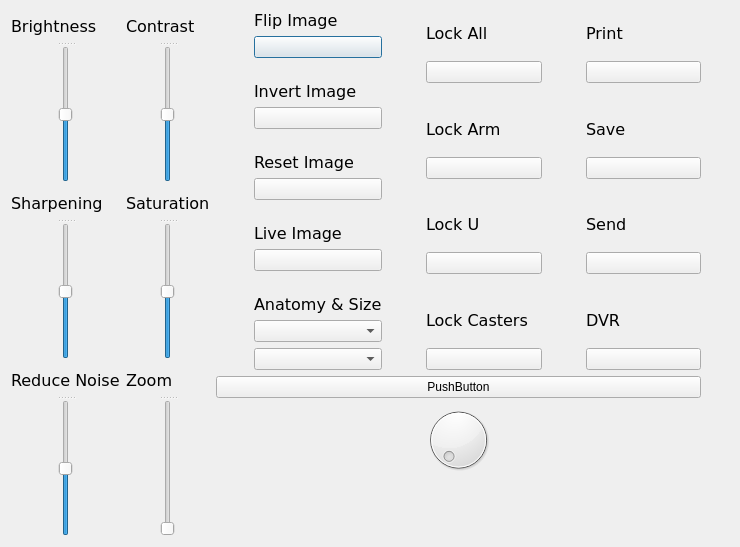
<?xml version="1.0" encoding="UTF-8"?>
<ui version="4.0">
 <class>imagingSettings</class>
 <widget class="QDialog" name="imagingSettings">
  <property name="geometry">
   <rect>
    <x>0</x>
    <y>0</y>
    <width>740</width>
    <height>547</height>
   </rect>
  </property>
  <property name="windowTitle">
   <string>Dialog</string>
  </property>
  <layout class="QFormLayout" name="formLayout">
   <item row="0" column="0">
    <layout class="QGridLayout" name="gridLayout">
     <item row="2" column="1">
      <widget class="QSplitter" name="splitter_6">
       <property name="orientation">
        <enum>Qt::Vertical</enum>
       </property>
       <widget class="QLabel" name="label_8">
        <property name="font">
         <font>
          <family>Verdana</family>
          <pointsize>12</pointsize>
         </font>
        </property>
        <property name="text">
         <string>Zoom</string>
        </property>
       </widget>
       <widget class="QSlider" name="verticalSlider_zoom">
        <property name="orientation">
         <enum>Qt::Vertical</enum>
        </property>
       </widget>
      </widget>
     </item>
     <item row="2" column="0">
      <widget class="QSplitter" name="splitter_5">
       <property name="orientation">
        <enum>Qt::Vertical</enum>
       </property>
       <widget class="QLabel" name="label_5">
        <property name="font">
         <font>
          <family>Verdana</family>
          <pointsize>12</pointsize>
         </font>
        </property>
        <property name="text">
         <string>Reduce Noise</string>
        </property>
       </widget>
       <widget class="QSlider" name="verticalSlider_denoise">
        <property name="minimum">
         <number>-10</number>
        </property>
        <property name="maximum">
         <number>10</number>
        </property>
        <property name="singleStep">
         <number>2</number>
        </property>
        <property name="pageStep">
         <number>0</number>
        </property>
        <property name="orientation">
         <enum>Qt::Vertical</enum>
        </property>
       </widget>
      </widget>
     </item>
     <item row="1" column="1">
      <widget class="QSplitter" name="splitter_4">
       <property name="orientation">
        <enum>Qt::Vertical</enum>
       </property>
       <widget class="QLabel" name="label_7">
        <property name="font">
         <font>
          <family>Verdana</family>
          <pointsize>12</pointsize>
         </font>
        </property>
        <property name="text">
         <string>Saturation</string>
        </property>
       </widget>
       <widget class="QSlider" name="verticalSlider_saturation">
        <property name="minimum">
         <number>-10</number>
        </property>
        <property name="maximum">
         <number>10</number>
        </property>
        <property name="singleStep">
         <number>2</number>
        </property>
        <property name="pageStep">
         <number>0</number>
        </property>
        <property name="orientation">
         <enum>Qt::Vertical</enum>
        </property>
       </widget>
      </widget>
     </item>
     <item row="0" column="0">
      <widget class="QSplitter" name="splitter_2">
       <property name="orientation">
        <enum>Qt::Vertical</enum>
       </property>
       <widget class="QLabel" name="label">
        <property name="font">
         <font>
          <family>Verdana</family>
          <pointsize>12</pointsize>
         </font>
        </property>
        <property name="text">
         <string>Brightness</string>
        </property>
       </widget>
       <widget class="QSlider" name="verticalSlider_brightness">
        <property name="minimum">
         <number>-10</number>
        </property>
        <property name="maximum">
         <number>10</number>
        </property>
        <property name="singleStep">
         <number>2</number>
        </property>
        <property name="pageStep">
         <number>0</number>
        </property>
        <property name="orientation">
         <enum>Qt::Vertical</enum>
        </property>
       </widget>
      </widget>
     </item>
     <item row="1" column="0">
      <widget class="QSplitter" name="splitter_3">
       <property name="orientation">
        <enum>Qt::Vertical</enum>
       </property>
       <widget class="QLabel" name="label_4">
        <property name="font">
         <font>
          <family>Verdana</family>
          <pointsize>12</pointsize>
         </font>
        </property>
        <property name="text">
         <string>Sharpening</string>
        </property>
       </widget>
       <widget class="QSlider" name="verticalSlider_sharpening">
        <property name="minimum">
         <number>-10</number>
        </property>
        <property name="maximum">
         <number>10</number>
        </property>
        <property name="singleStep">
         <number>2</number>
        </property>
        <property name="pageStep">
         <number>0</number>
        </property>
        <property name="orientation">
         <enum>Qt::Vertical</enum>
        </property>
       </widget>
      </widget>
     </item>
     <item row="0" column="1">
      <widget class="QSplitter" name="splitter">
       <property name="orientation">
        <enum>Qt::Vertical</enum>
       </property>
       <widget class="QLabel" name="label_6">
        <property name="font">
         <font>
          <family>Verdana</family>
          <pointsize>12</pointsize>
         </font>
        </property>
        <property name="text">
         <string>Contrast</string>
        </property>
       </widget>
       <widget class="QSlider" name="verticalSlider_contrast">
        <property name="minimum">
         <number>-10</number>
        </property>
        <property name="maximum">
         <number>10</number>
        </property>
        <property name="singleStep">
         <number>2</number>
        </property>
        <property name="pageStep">
         <number>0</number>
        </property>
        <property name="orientation">
         <enum>Qt::Vertical</enum>
        </property>
       </widget>
      </widget>
     </item>
    </layout>
   </item>
   <item row="0" column="1">
    <layout class="QHBoxLayout" name="horizontalLayout_2">
     <item>
      <layout class="QVBoxLayout" name="verticalLayout_15">
       <item>
        <layout class="QHBoxLayout" name="horizontalLayout">
         <item>
          <spacer name="horizontalSpacer">
           <property name="orientation">
            <enum>Qt::Horizontal</enum>
           </property>
           <property name="sizeType">
            <enum>QSizePolicy::Fixed</enum>
           </property>
           <property name="sizeHint" stdset="0">
            <size>
             <width>38</width>
             <height>20</height>
            </size>
           </property>
          </spacer>
         </item>
         <item>
          <layout class="QVBoxLayout" name="verticalLayout_14">
           <item>
            <layout class="QVBoxLayout" name="verticalLayout">
             <item>
              <widget class="QLabel" name="label_10">
               <property name="font">
                <font>
                 <family>Verdana</family>
                 <pointsize>12</pointsize>
                </font>
               </property>
               <property name="text">
                <string>Flip Image</string>
               </property>
              </widget>
             </item>
             <item>
              <widget class="QPushButton" name="pushButton_flipimage">
               <property name="text">
                <string/>
               </property>
              </widget>
             </item>
            </layout>
           </item>
           <item>
            <spacer name="verticalSpacer">
             <property name="orientation">
              <enum>Qt::Vertical</enum>
             </property>
             <property name="sizeType">
              <enum>QSizePolicy::Fixed</enum>
             </property>
             <property name="sizeHint" stdset="0">
              <size>
               <width>20</width>
               <height>18</height>
              </size>
             </property>
            </spacer>
           </item>
           <item>
            <layout class="QVBoxLayout" name="verticalLayout_2">
             <item>
              <widget class="QLabel" name="label_11">
               <property name="font">
                <font>
                 <family>Verdana</family>
                 <pointsize>12</pointsize>
                </font>
               </property>
               <property name="text">
                <string>Invert Image</string>
               </property>
              </widget>
             </item>
             <item>
              <widget class="QPushButton" name="pushButton_2_invertimage">
               <property name="text">
                <string/>
               </property>
              </widget>
             </item>
            </layout>
           </item>
           <item>
            <spacer name="verticalSpacer_2">
             <property name="orientation">
              <enum>Qt::Vertical</enum>
             </property>
             <property name="sizeType">
              <enum>QSizePolicy::Fixed</enum>
             </property>
             <property name="sizeHint" stdset="0">
              <size>
               <width>20</width>
               <height>18</height>
              </size>
             </property>
            </spacer>
           </item>
           <item>
            <layout class="QVBoxLayout" name="verticalLayout_3">
             <item>
              <widget class="QLabel" name="label_12">
               <property name="font">
                <font>
                 <family>Verdana</family>
                 <pointsize>12</pointsize>
                </font>
               </property>
               <property name="text">
                <string>Reset Image</string>
               </property>
              </widget>
             </item>
             <item>
              <widget class="QPushButton" name="pushButton_3_resetimage">
               <property name="text">
                <string/>
               </property>
              </widget>
             </item>
            </layout>
           </item>
           <item>
            <spacer name="verticalSpacer_3">
             <property name="orientation">
              <enum>Qt::Vertical</enum>
             </property>
             <property name="sizeType">
              <enum>QSizePolicy::Fixed</enum>
             </property>
             <property name="sizeHint" stdset="0">
              <size>
               <width>20</width>
               <height>18</height>
              </size>
             </property>
            </spacer>
           </item>
           <item>
            <layout class="QVBoxLayout" name="verticalLayout_4">
             <item>
              <widget class="QLabel" name="label_13">
               <property name="font">
                <font>
                 <family>Verdana</family>
                 <pointsize>12</pointsize>
                </font>
               </property>
               <property name="text">
                <string>Live Image</string>
               </property>
              </widget>
             </item>
             <item>
              <widget class="QPushButton" name="pushButton_4_liveimage">
               <property name="text">
                <string/>
               </property>
              </widget>
             </item>
            </layout>
           </item>
           <item>
            <spacer name="verticalSpacer_4">
             <property name="orientation">
              <enum>Qt::Vertical</enum>
             </property>
             <property name="sizeType">
              <enum>QSizePolicy::Fixed</enum>
             </property>
             <property name="sizeHint" stdset="0">
              <size>
               <width>20</width>
               <height>18</height>
              </size>
             </property>
            </spacer>
           </item>
           <item>
            <layout class="QVBoxLayout" name="verticalLayout_5">
             <item>
              <widget class="QLabel" name="label_9">
               <property name="font">
                <font>
                 <family>Verdana</family>
                 <pointsize>12</pointsize>
                </font>
               </property>
               <property name="text">
                <string>Anatomy &amp; Size</string>
               </property>
              </widget>
             </item>
             <item>
              <widget class="QComboBox" name="comboBox_2_anatomy"/>
             </item>
             <item>
              <widget class="QComboBox" name="comboBox_size"/>
             </item>
            </layout>
           </item>
          </layout>
         </item>
         <item>
          <spacer name="horizontalSpacer_2">
           <property name="orientation">
            <enum>Qt::Horizontal</enum>
           </property>
           <property name="sizeType">
            <enum>QSizePolicy::Fixed</enum>
           </property>
           <property name="sizeHint" stdset="0">
            <size>
             <width>38</width>
             <height>20</height>
            </size>
           </property>
          </spacer>
         </item>
         <item>
          <layout class="QVBoxLayout" name="verticalLayout_17">
           <item>
            <layout class="QVBoxLayout" name="verticalLayout_6">
             <item>
              <widget class="QLabel" name="label_14">
               <property name="font">
                <font>
                 <family>Verdana</family>
                 <pointsize>12</pointsize>
                </font>
               </property>
               <property name="text">
                <string>Lock All</string>
               </property>
              </widget>
             </item>
             <item>
              <widget class="QPushButton" name="pushButton_5_lockall">
               <property name="text">
                <string/>
               </property>
              </widget>
             </item>
            </layout>
           </item>
           <item>
            <spacer name="verticalSpacer_5">
             <property name="orientation">
              <enum>Qt::Vertical</enum>
             </property>
             <property name="sizeType">
              <enum>QSizePolicy::Fixed</enum>
             </property>
             <property name="sizeHint" stdset="0">
              <size>
               <width>20</width>
               <height>18</height>
              </size>
             </property>
            </spacer>
           </item>
           <item>
            <layout class="QVBoxLayout" name="verticalLayout_7">
             <item>
              <widget class="QLabel" name="label_15">
               <property name="font">
                <font>
                 <family>Verdana</family>
                 <pointsize>12</pointsize>
                </font>
               </property>
               <property name="lineWidth">
                <number>1</number>
               </property>
               <property name="text">
                <string>Lock Arm</string>
               </property>
              </widget>
             </item>
             <item>
              <widget class="QPushButton" name="pushButton_6_lockarm">
               <property name="text">
                <string/>
               </property>
              </widget>
             </item>
            </layout>
           </item>
           <item>
            <spacer name="verticalSpacer_6">
             <property name="orientation">
              <enum>Qt::Vertical</enum>
             </property>
             <property name="sizeType">
              <enum>QSizePolicy::Fixed</enum>
             </property>
             <property name="sizeHint" stdset="0">
              <size>
               <width>20</width>
               <height>18</height>
              </size>
             </property>
            </spacer>
           </item>
           <item>
            <layout class="QVBoxLayout" name="verticalLayout_8">
             <item>
              <widget class="QLabel" name="label_16">
               <property name="font">
                <font>
                 <family>Verdana</family>
                 <pointsize>12</pointsize>
                </font>
               </property>
               <property name="text">
                <string>Lock U</string>
               </property>
              </widget>
             </item>
             <item>
              <widget class="QPushButton" name="pushButton_7_locku">
               <property name="text">
                <string/>
               </property>
              </widget>
             </item>
            </layout>
           </item>
           <item>
            <spacer name="verticalSpacer_7">
             <property name="orientation">
              <enum>Qt::Vertical</enum>
             </property>
             <property name="sizeType">
              <enum>QSizePolicy::Fixed</enum>
             </property>
             <property name="sizeHint" stdset="0">
              <size>
               <width>20</width>
               <height>18</height>
              </size>
             </property>
            </spacer>
           </item>
           <item>
            <layout class="QVBoxLayout" name="verticalLayout_9">
             <item>
              <widget class="QLabel" name="label_17">
               <property name="font">
                <font>
                 <family>Verdana</family>
                 <pointsize>12</pointsize>
                </font>
               </property>
               <property name="text">
                <string>Lock Casters</string>
               </property>
              </widget>
             </item>
             <item>
              <widget class="QPushButton" name="pushButton_8_lockcasters">
               <property name="text">
                <string/>
               </property>
              </widget>
             </item>
            </layout>
           </item>
          </layout>
         </item>
         <item>
          <spacer name="horizontalSpacer_3">
           <property name="orientation">
            <enum>Qt::Horizontal</enum>
           </property>
           <property name="sizeType">
            <enum>QSizePolicy::Fixed</enum>
           </property>
           <property name="sizeHint" stdset="0">
            <size>
             <width>38</width>
             <height>20</height>
            </size>
           </property>
          </spacer>
         </item>
         <item>
          <layout class="QVBoxLayout" name="verticalLayout_18">
           <item>
            <layout class="QVBoxLayout" name="verticalLayout_10">
             <item>
              <widget class="QLabel" name="label_18">
               <property name="font">
                <font>
                 <family>Verdana</family>
                 <pointsize>12</pointsize>
                </font>
               </property>
               <property name="text">
                <string>Print </string>
               </property>
              </widget>
             </item>
             <item>
              <widget class="QPushButton" name="pushButton_9_print">
               <property name="text">
                <string/>
               </property>
              </widget>
             </item>
            </layout>
           </item>
           <item>
            <spacer name="verticalSpacer_8">
             <property name="orientation">
              <enum>Qt::Vertical</enum>
             </property>
             <property name="sizeType">
              <enum>QSizePolicy::Fixed</enum>
             </property>
             <property name="sizeHint" stdset="0">
              <size>
               <width>20</width>
               <height>18</height>
              </size>
             </property>
            </spacer>
           </item>
           <item>
            <layout class="QVBoxLayout" name="verticalLayout_11">
             <item>
              <widget class="QLabel" name="label_19">
               <property name="font">
                <font>
                 <family>Verdana</family>
                 <pointsize>12</pointsize>
                </font>
               </property>
               <property name="text">
                <string>Save</string>
               </property>
              </widget>
             </item>
             <item>
              <widget class="QPushButton" name="pushButton_10_save">
               <property name="text">
                <string/>
               </property>
              </widget>
             </item>
            </layout>
           </item>
           <item>
            <spacer name="verticalSpacer_9">
             <property name="orientation">
              <enum>Qt::Vertical</enum>
             </property>
             <property name="sizeType">
              <enum>QSizePolicy::Fixed</enum>
             </property>
             <property name="sizeHint" stdset="0">
              <size>
               <width>20</width>
               <height>18</height>
              </size>
             </property>
            </spacer>
           </item>
           <item>
            <layout class="QVBoxLayout" name="verticalLayout_12">
             <item>
              <widget class="QLabel" name="label_20">
               <property name="font">
                <font>
                 <family>Verdana</family>
                 <pointsize>12</pointsize>
                </font>
               </property>
               <property name="text">
                <string>Send</string>
               </property>
              </widget>
             </item>
             <item>
              <widget class="QPushButton" name="pushButton_11_send">
               <property name="text">
                <string/>
               </property>
              </widget>
             </item>
            </layout>
           </item>
           <item>
            <spacer name="verticalSpacer_10">
             <property name="orientation">
              <enum>Qt::Vertical</enum>
             </property>
             <property name="sizeType">
              <enum>QSizePolicy::Fixed</enum>
             </property>
             <property name="sizeHint" stdset="0">
              <size>
               <width>20</width>
               <height>18</height>
              </size>
             </property>
            </spacer>
           </item>
           <item>
            <layout class="QVBoxLayout" name="verticalLayout_13">
             <item>
              <widget class="QLabel" name="label_21">
               <property name="font">
                <font>
                 <family>Verdana</family>
                 <pointsize>12</pointsize>
                </font>
               </property>
               <property name="text">
                <string>DVR</string>
               </property>
              </widget>
             </item>
             <item>
              <widget class="QPushButton" name="pushButton_12_dvr">
               <property name="text">
                <string/>
               </property>
              </widget>
             </item>
            </layout>
           </item>
          </layout>
         </item>
        </layout>
       </item>
       <item>
        <widget class="QPushButton" name="pushButton_save">
         <property name="text">
          <string>PushButton</string>
         </property>
        </widget>
       </item>
       <item>
        <widget class="QDial" name="dial"/>
       </item>
       <item>
        <spacer name="verticalSpacer_11">
         <property name="orientation">
          <enum>Qt::Vertical</enum>
         </property>
         <property name="sizeType">
          <enum>QSizePolicy::Preferred</enum>
         </property>
         <property name="sizeHint" stdset="0">
          <size>
           <width>20</width>
           <height>88</height>
          </size>
         </property>
        </spacer>
       </item>
      </layout>
     </item>
     <item>
      <spacer name="horizontalSpacer_4">
       <property name="orientation">
        <enum>Qt::Horizontal</enum>
       </property>
       <property name="sizeType">
        <enum>QSizePolicy::Fixed</enum>
       </property>
       <property name="sizeHint" stdset="0">
        <size>
         <width>28</width>
         <height>20</height>
        </size>
       </property>
      </spacer>
     </item>
    </layout>
   </item>
  </layout>
 </widget>
 <resources/>
 <connections/>
</ui>
